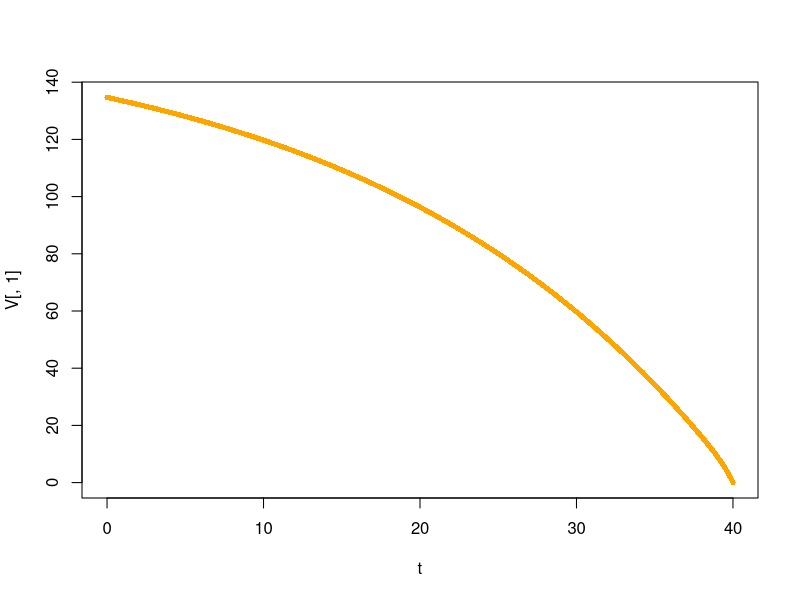
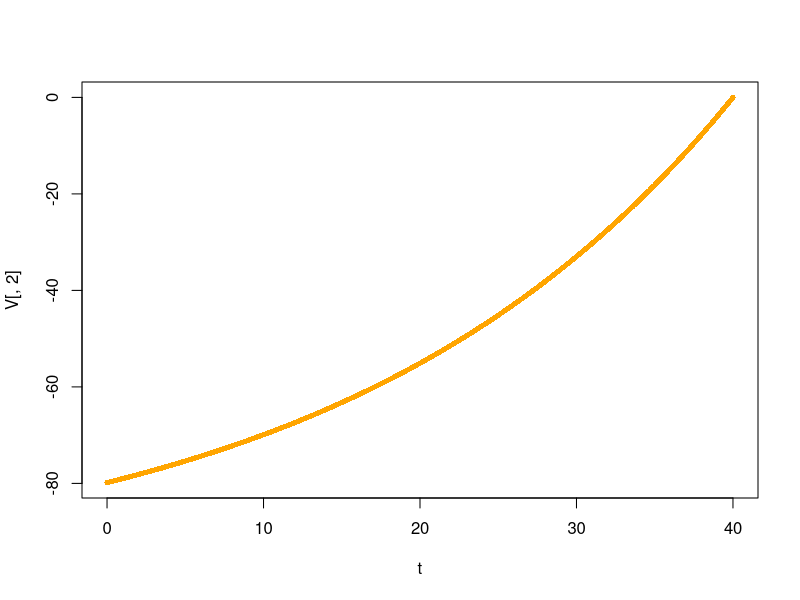
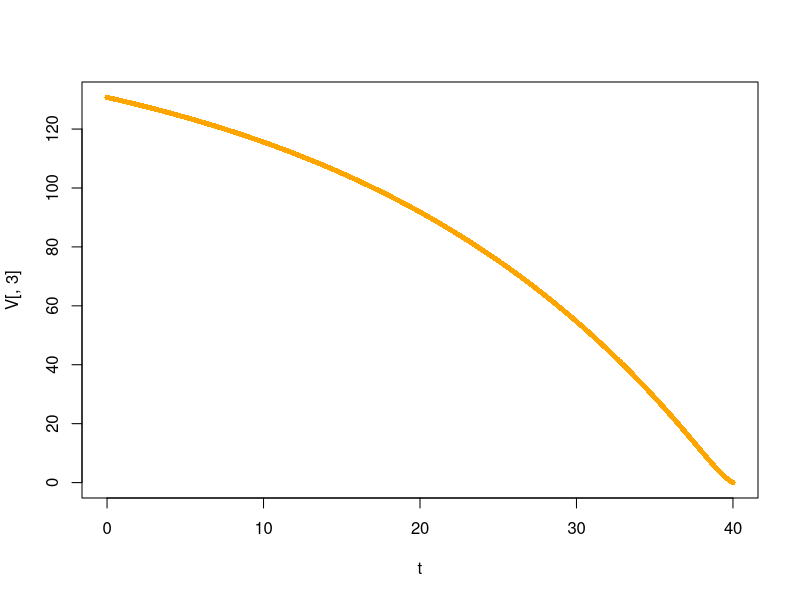
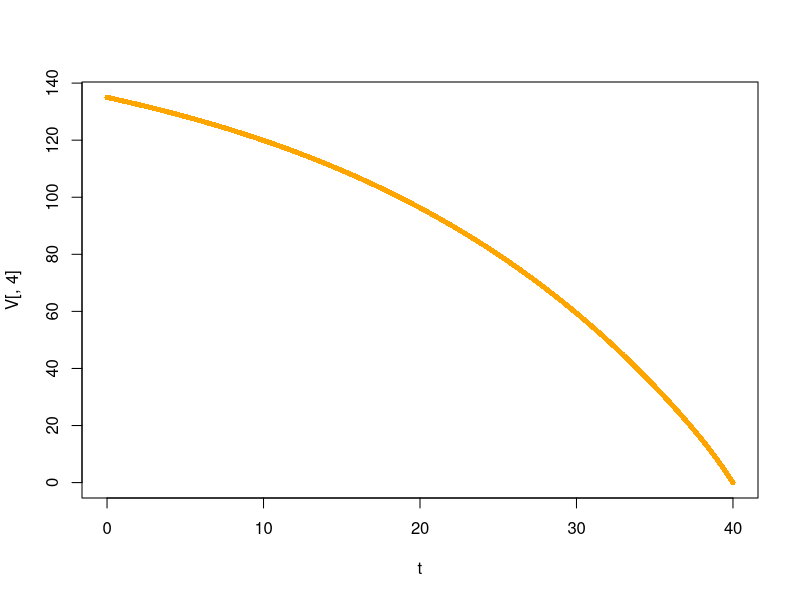

Here is the R script that generated these plots, in order:
# __________________________________________________________________________________________________
# 
# author: Pedro Guarderas
# email: ajusworkopensource@gmail.com
# file: thiele.R
# 
# This program is free software; you can redistribute it and/or modify it under the 
# terms of the GNU General Public License as published by the Free Software Foundation; 
# either version 2 of the License, or (at your option) any later version.
# __________________________________________________________________________________________________


# __________________________________________________________________________________________________
# Thiele equation solver

T<-40
N<-100*10
t<-seq( 0, T, length.out = N )

n<-4
V<-matrix( rep( 0, n ), 1, n, byrow = TRUE )
r<-0.04
b<-c( 10, -4, 3, 8 )

B<-list( list( e = c( 2, 3, 4 ), b = c( 1, 2, 0.04 ) ), 
				 list( e = NULL, b = 0 ),
         list( e = c( 4 ), b = c( 0.05 ) ),
         list( e = c( 1, 3 ), b = c( -0.01, 0.02 ) ) )

U<-list( list( e = c( 2, 3, 4 ), u = c( 0.01, 0.7, 0.2 ), p = c( 0.01 / 0.91, 0.7 / 0.91, 0.2 / 0.91 ) ), 
         list( e = NULL, u = 0, p = 1 ),
         list( e = c( 4 ), u = c( 0.8 ), p = c( 0.8 / 0.8 ) ),
         list( e = c( 1, 3 ), u = c( 0.6, 0.3 ), p = c( 0.6 / 0.9, 0.3 / 0.9 ) ) )

I<-1:4

# Backward solver
for ( k in (N-1):1 ) {
  dt<-t[k+1] - t[k]
  v<-V[1,]
  for ( i in 1:n ) {
    v[i]<-v[i] - 
      dt * ( r * v[i] - b[i] - 
               sum( B[[i]]$b * U[[i]]$u ) - 
               sum( v[B[[i]]$e] * U[[i]]$u ) + 
               v[i] * sum( U[[i]]$u ) )
  }
  V<-rbind( v, V )
}

plot( t, V[,1], type = 'o', cex = 0.7, col = 'orange', pch = 16 )
plot( t, V[,2], type = 'o', cex = 0.7, col = 'orange', pch = 16 )
plot( t, V[,3], type = 'o', cex = 0.7, col = 'orange', pch = 16 )
plot( t, V[,4], type = 'o', cex = 0.7, col = 'orange', pch = 16 )

